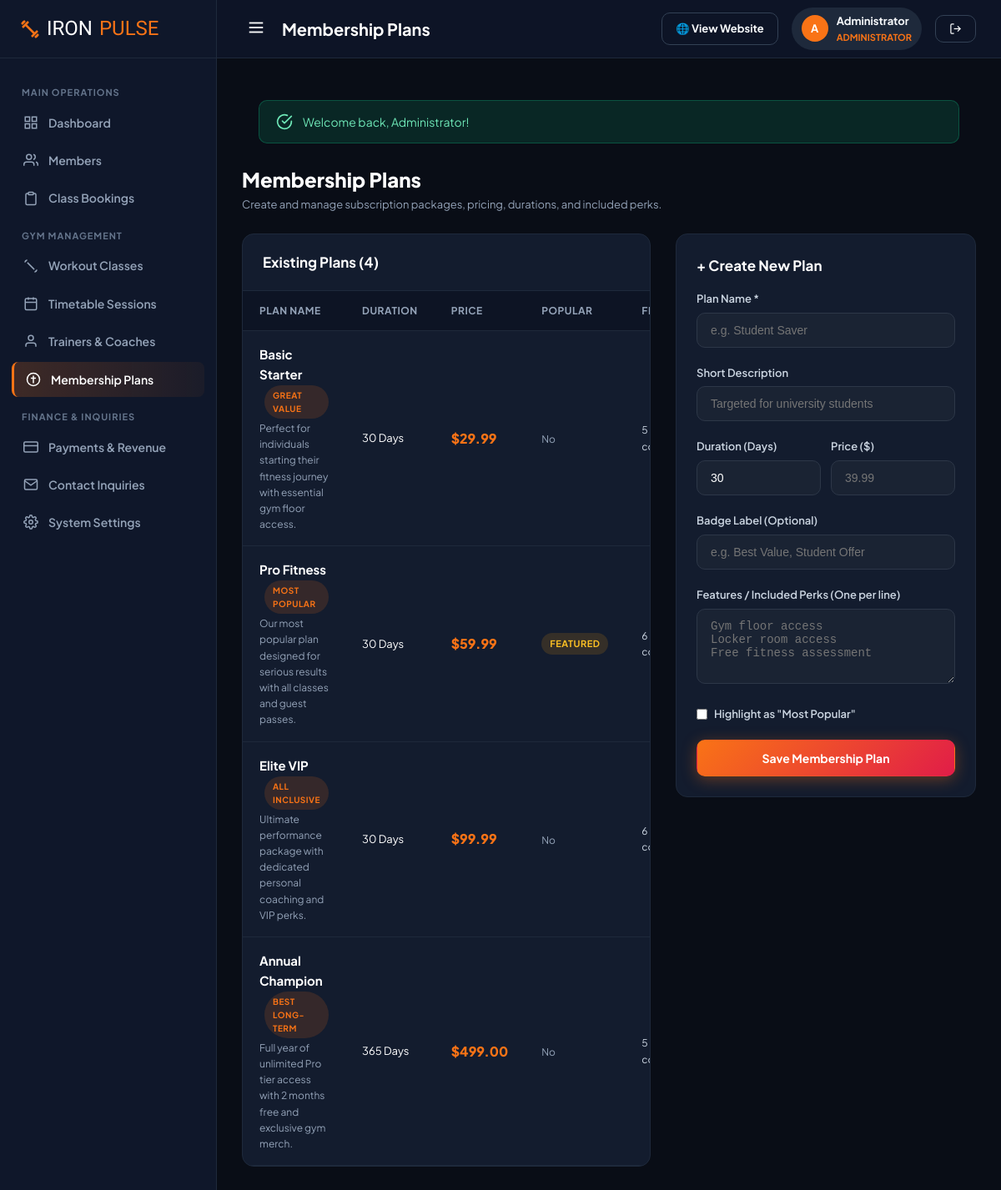
The page /admin/plans.php (signed in) on the database its author committed.
### tables this page shows
CREATE TABLE `users` (
  `id` INT AUTO_INCREMENT PRIMARY KEY,
  `full_name` VARCHAR(100) NOT NULL,
  `email` VARCHAR(120) NOT NULL UNIQUE,
  `password` VARCHAR(255) NOT NULL,
  `phone` VARCHAR(30) DEFAULT NULL,
  `role` ENUM('admin', 'member') NOT NULL DEFAULT 'member',
  `gender` ENUM('male', 'female', 'other') DEFAULT 'other',
  `dob` DATE DEFAULT NULL,
  `avatar` VARCHAR(255) DEFAULT 'default-avatar.png',
  `address` TEXT DEFAULT NULL,
  `emergency_contact` VARCHAR(150) DEFAULT NULL,
  `fitness_goals` TEXT DEFAULT NULL,
  `status` ENUM('active', 'inactive', 'suspended') NOT NULL DEFAULT 'active',
  `created_at` TIMESTAMP DEFAULT CURRENT_TIMESTAMP,
  `updated_at` TIMESTAMP DEFAULT CURRENT_TIMESTAMP ON UPDATE CURRENT_TIMESTAMP
);

CREATE TABLE `membership_plans` (
  `id` INT AUTO_INCREMENT PRIMARY KEY,
  `name` VARCHAR(100) NOT NULL,
  `description` TEXT DEFAULT NULL,
  `duration_days` INT NOT NULL DEFAULT 30,
  `price` DECIMAL(10, 2) NOT NULL,
  `badge` VARCHAR(50) DEFAULT NULL,
  `features_json` TEXT NOT NULL,
  `is_popular` TINYINT(1) DEFAULT 0,
  `status` ENUM('active', 'inactive') NOT NULL DEFAULT 'active',
  `created_at` TIMESTAMP DEFAULT CURRENT_TIMESTAMP
);

### config/config.php (called while the page is built, shortened)
<?php
function url($path = '') {
    $cleanPath = ltrim($path, '/');
    return BASE_URL . ($cleanPath ? '/' . $cleanPath : '');
}
function asset($path = '') {
    return url('assets/' . ltrim($path, '/'));
}
function money($amount) {
    return CURRENCY . number_format((float)$amount, 2);
}

### config/auth.php (called while the page is built, shortened)
<?php
require_once __DIR__ . '/config.php';
function current_user() {
    static $user = null;
    if ($user === null) {
        $db = getDB();
        $stmt = $db->prepare("SELECT * FROM users WHERE id = ? AND status = 'active' LIMIT 1");
        $stmt->execute([$_SESSION['user_id']]);
        $user = $stmt->fetch();
    }
    return $user;
}

### admin/plans.php (the view, shortened to what this page needs)
<?php
$pageTitle = "Membership Plans";
require_once __DIR__ . '/../config/config.php';
require_once __DIR__ . '/../config/auth.php';
$db = getDB();
$plans = $db->query("SELECT * FROM membership_plans ORDER BY price ASC")->fetchAll();
require_once __DIR__ . '/includes/admin_header.php';
?>
<div style="display: flex; justify-content: space-between; align-items: center; margin-bottom: 24px; flex-wrap: wrap; gap: 14px;">
    <div>
        <h1 style="font-size: 24px; font-weight: 800; color: #fff;">Membership Plans</h1>
        <p style="color: var(--admin-muted); font-size: 13px;">Create and manage subscription packages, pricing, durations, and included perks.</p>
    </div>
</div>
<div style="display: grid; grid-template-columns: 1fr 360px; gap: 30px; align-items: start;">
    <div class="data-card">
        <div class="data-card-header">
            <div class="data-card-title">Existing Plans (<?= count($plans) ?>)</div>
        </div>
        <div class="data-table-wrapper">
            <table class="data-table">
                <thead>
                    <tr>
                        <th>Plan Name</th>
                        <th>Duration</th>
                        <th>Price</th>
                        <th>Popular</th>
                        <th>Features</th>
                    </tr>
                </thead>
                <tbody>
                    <?php if (!empty($plans)): ?>
                        <?php foreach ($plans as $p): ?>
                            <?php $features = json_decode($p['features_json'], true) ?: []; ?>
                            <tr>
                                <td>
                                    <strong style="color: #fff; font-size: 15px;"><?= htmlspecialchars($p['name']) ?></strong>
                                    <?php if (!empty($p['badge'])): ?>
                                        <span class="badge badge-primary" style="font-size: 10px; margin-left: 6px;"><?= htmlspecialchars($p['badge']) ?></span>
                                    <?php endif; ?>
                                    <div style="font-size: 12px; color: var(--admin-muted); margin-top: 2px;"><?= htmlspecialchars($p['description']) ?></div>
                                </td>
                                <td style="font-size: 13px; color: #fff;">
                                    <?= (int)$p['duration_days'] ?> Days
                                </td>
                                <td style="font-weight: 800; color: var(--admin-primary); font-size: 16px;">
                                    <?= money($p['price']) ?>
                                </td>
                                <td>
                                    <?= $p['is_popular'] ? '<span class="badge badge-warning">Featured</span>' : '<span style="color:var(--admin-muted); font-size:12px;">No</span>' ?>
                                </td>
                                <td style="font-size: 12px; color: var(--text-secondary);">
                                    <?= count($features) ?> Perks configured
                                </td>
                            </tr>
                        <?php endforeach; ?>
                    <?php else: ?>
                        <tr><td colspan="6" style="text-align: center; color: var(--admin-muted); padding: 30px;">No plans found.</td></tr>
                    <?php endif; ?>
                </tbody>
            </table>
        </div>
    </div>
    <div style="background: var(--admin-card); border: 1px solid var(--admin-border); border-radius: 14px; padding: 24px;">
        <h3 style="font-size: 17px; font-weight: 700; color: #fff; margin-bottom: 16px;">+ Create New Plan</h3>
        <form method="POST" action="">
            <div class="form-group">
                <label>Plan Name *</label>
                <input type="text" name="name" class="form-control" placeholder="e.g. Student Saver" required>
            </div>
            <div class="form-group">
                <label>Short Description</label>
                <input type="text" name="description" class="form-control" placeholder="Targeted for university students">
            </div>
            <div style="display: grid; grid-template-columns: 1fr 1fr; gap: 12px;">
                <div class="form-group">
                    <label>Duration (Days)</label>
                    <input type="number" name="duration_days" class="form-control" value="30" required>
                </div>
                <div class="form-group">
                    <label>Price (<?= CURRENCY ?>)</label>
                    <input type="number" step="0.01" name="price" class="form-control" placeholder="39.99" required>
                </div>
            </div>
            <div class="form-group">
                <label>Badge Label (Optional)</label>
                <input type="text" name="badge" class="form-control" placeholder="e.g. Best Value, Student Offer">
            </div>
            <div class="form-group">
                <label>Features / Included Perks (One per line)</label>
                <textarea name="features" class="form-control" rows="4" placeholder="Gym floor access&#10;Locker room access&#10;Free fitness assessment" required></textarea>
            </div>
            <div class="form-group" style="display: flex; align-items: center; gap: 8px;">
                <input type="checkbox" name="is_popular" id="is_popular" value="1" style="width: auto;">
                <label for="is_popular" style="margin-bottom: 0; cursor: pointer;">Highlight as "Most Popular"</label>
            </div>
            <button type="submit" class="btn btn-primary btn-block">
                Save Membership Plan
            </button>
        </form>
    </div>
</div>
<?php require_once __DIR__ . '/includes/admin_footer.php'; ?>

### admin/includes/admin_header.php (shortened to what this page needs)
<?php
require_once __DIR__ . '/../../config/config.php';
require_once __DIR__ . '/../../config/auth.php';
$adminUser = current_user();
$curAdminPage = basename($_SERVER['SCRIPT_NAME'] ?? '');
?>
<!DOCTYPE html>
<html lang="en">
<head>
    <link rel="stylesheet" href="<?= asset('css/style.css') ?>">
    <link rel="stylesheet" href="<?= asset('css/admin.css') ?>">
</head>
<body class="admin-body">
<aside class="admin-sidebar" id="adminSidebar">
    <div class="sidebar-brand">
        <svg width="24" height="24" viewBox="0 0 24 24" fill="none" stroke="currentColor" stroke-width="2.5" style="color: var(--admin-primary);"><path d="m6.5 6.5 11 11"/><path d="m21 21-1-1"/><path d="m3 3 1 1"/><path d="m18 22 4-4"/><path d="m2 6 4-4"/><path d="m3 10 7-7"/><path d="m14 21 7-7"/></svg>
        IRON<span>PULSE</span>
    </div>
    <div class="sidebar-menu">
        <div class="menu-category">Main Operations</div>
        <a href="<?= url('admin/index.php') ?>" class="menu-link <?= $curAdminPage === 'index.php' ? 'active' : '' ?>">
            <svg viewBox="0 0 24 24" fill="none" stroke="currentColor" stroke-width="2"><rect x="3" y="3" width="7" height="7"/><rect x="14" y="3" width="7" height="7"/><rect x="14" y="14" width="7" height="7"/><rect x="3" y="14" width="7" height="7"/></svg>
            Dashboard
        </a>
        <a href="<?= url('admin/members.php') ?>" class="menu-link <?= in_array($curAdminPage, ['members.php', 'member-add.php', 'member-view.php']) ? 'active' : '' ?>">
            <svg viewBox="0 0 24 24" fill="none" stroke="currentColor" stroke-width="2"><path d="M17 21v-2a4 4 0 0 0-4-4H5a4 4 0 0 0-4 4v2"/><circle cx="9" cy="7" r="4"/><path d="M23 21v-2a4 4 0 0 0-3-3.87"/><path d="M16 3.13a4 4 0 0 1 0 7.75"/></svg>
            Members
        </a>
        <a href="<?= url('admin/bookings.php') ?>" class="menu-link <?= $curAdminPage === 'bookings.php' ? 'active' : '' ?>">
            <svg viewBox="0 0 24 24" fill="none" stroke="currentColor" stroke-width="2"><path d="M16 4h2a2 2 0 0 1 2 2v14a2 2 0 0 1-2 2H6a2 2 0 0 1-2-2V6a2 2 0 0 1 2-2h2"/><rect x="8" y="2" width="8" height="4" rx="1" ry="1"/></svg>
            Class Bookings
        </a>
        <div class="menu-category">Gym Management</div>
        <a href="<?= url('admin/classes.php') ?>" class="menu-link <?= $curAdminPage === 'classes.php' ? 'active' : '' ?>">
            <svg viewBox="0 0 24 24" fill="none" stroke="currentColor" stroke-width="2"><path d="m6.5 6.5 11 11"/><path d="m21 21-1-1"/><path d="m3 3 1 1"/><path d="m18 22 4-4"/><path d="m2 6 4-4"/></svg>
            Workout Classes
        </a>
        <a href="<?= url('admin/schedule.php') ?>" class="menu-link <?= $curAdminPage === 'schedule.php' ? 'active' : '' ?>">
            <svg viewBox="0 0 24 24" fill="none" stroke="currentColor" stroke-width="2"><rect x="3" y="4" width="18" height="18" rx="2" ry="2"/><line x1="16" y1="2" x2="16" y2="6"/><line x1="8" y1="2" x2="8" y2="6"/><line x1="3" y1="10" x2="21" y2="10"/></svg>
            Timetable Sessions
        </a>
        <a href="<?= url('admin/trainers.php') ?>" class="menu-link <?= $curAdminPage === 'trainers.php' ? 'active' : '' ?>">
            <svg viewBox="0 0 24 24" fill="none" stroke="currentColor" stroke-width="2"><path d="M20 21v-2a4 4 0 0 0-4-4H8a4 4 0 0 0-4 4v2"/><circle cx="12" cy="7" r="4"/></svg>
            Trainers & Coaches
        </a>
        <a href="<?= url('admin/plans.php') ?>" class="menu-link <?= $curAdminPage === 'plans.php' ? 'active' : '' ?>">
            <svg viewBox="0 0 24 24" fill="none" stroke="currentColor" stroke-width="2"><circle cx="12" cy="12" r="10"/><path d="M12 6v12"/><path d="M8 10h8"/></svg>
            Membership Plans
        </a>
        <div class="menu-category">Finance & Inquiries</div>
        <a href="<?= url('admin/payments.php') ?>" class="menu-link <?= $curAdminPage === 'payments.php' ? 'active' : '' ?>">
            <svg viewBox="0 0 24 24" fill="none" stroke="currentColor" stroke-width="2"><rect x="1" y="4" width="22" height="16" rx="2" ry="2"/><line x1="1" y1="10" x2="23" y2="10"/></svg>
            Payments & Revenue
        </a>
        <a href="<?= url('admin/inquiries.php') ?>" class="menu-link <?= $curAdminPage === 'inquiries.php' ? 'active' : '' ?>">
            <svg viewBox="0 0 24 24" fill="none" stroke="currentColor" stroke-width="2"><path d="M4 4h16c1.1 0 2 .9 2 2v12c0 1.1-.9 2-2 2H4c-1.1 0-2-.9-2-2V6c0-1.1.9-2 2-2z"/><polyline points="22,6 12,13 2,6"/></svg>
            Contact Inquiries
        </a>
        <a href="<?= url('admin/settings.php') ?>" class="menu-link <?= $curAdminPage === 'settings.php' ? 'active' : '' ?>">
            System Settings
        </a>
    </div>
</aside>
<div class="admin-main">
    <header class="admin-header">
        <div style="display: flex; align-items: center; gap: 14px;">
            <button id="sidebarToggle" class="menu-toggle" style="display: block; @media(min-width:901px){display:none;}" aria-label="Toggle navigation">
                <svg width="22" height="22" viewBox="0 0 24 24" fill="none" stroke="currentColor" stroke-width="2"><line x1="3" y1="12" x2="21" y2="12"/><line x1="3" y1="6" x2="21" y2="6"/><line x1="3" y1="18" x2="21" y2="18"/></svg>
            </button>
            <div class="admin-header-title"><?= $pageTitle ?? 'Administration Dashboard' ?></div>
        </div>
        <div class="admin-header-actions">
            <a href="<?= url('index.php') ?>" class="btn btn-outline btn-sm" target="_blank" title="Preview Public Site">
                🌐 View Website
            </a>
            <div class="admin-user-pill">
                <div class="admin-user-avatar">
                    <?= strtoupper(substr($adminUser['full_name'], 0, 1)) ?>
                </div>
                <div>
                    <strong><?= htmlspecialchars($adminUser['full_name']) ?></strong>
                    <div style="font-size: 11px; color: var(--admin-primary); font-weight: 700;">ADMINISTRATOR</div>
                </div>
            </div>
            <a href="<?= url('logout.php') ?>" class="btn btn-outline btn-sm" title="Log Out">
                <svg width="15" height="15" viewBox="0 0 24 24" fill="none" stroke="currentColor" stroke-width="2"><path d="M9 21H5a2 2 0 0 1-2-2V5a2 2 0 0 1 2-2h4"/><polyline points="16 17 21 12 16 7"/><line x1="21" y1="12" x2="9" y2="12"/></svg>
            </a>
        </div>
    </header>
    <div class="admin-content">
        <?php require_once __DIR__ . '/../../includes/alerts.php'; ?>

### rows shown on the page
users: full_name "A", full_name "Administrator"
membership_plans: name "Basic Starter", badge "GREAT VALUE", description "Perfect for individuals starting their fitness journey with essential gym floor access.", duration_days "30", price "$29.99", is_popular "No", features_json "5"
membership_plans: name "Pro Fitness", badge "MOST POPULAR", description "Our most popular plan designed for serious results with all classes and guest passes.", duration_days "30", price "$59.99", is_popular "FEATURED", features_json "6"
membership_plans: name "Elite VIP", badge "ALL INCLUSIVE", description "Ultimate performance package with dedicated personal coaching and VIP perks.", duration_days "30", price "$99.99", is_popular "No", features_json "6"
membership_plans: name "Annual Champion", badge "BEST LONG-TERM", description "Full year of unlimited Pro tier access with 2 months free and exclusive gym merch.", duration_days "365", price "$499.00", is_popular "No", features_json "5"

### other values the page prints
$pageTitle "Membership Plans"
$flash['message'] "Welcome back, Administrator!"
count($plans) "4"
CURRENCY "$"
